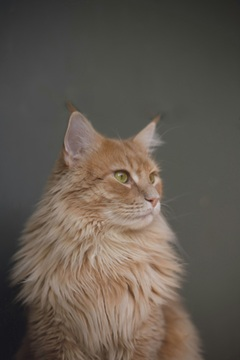
#> input picture Photos/cat.jpg, 240 x 360 px
$ python transformations.py
#> lines starting #> are read from the running program, lines starting #| are printed output that depends on the picture
import cv2 as cv
import numpy as np

img = cv.imread('Photos/cat.jpg')
#> img is the input picture: shape (360, 240, 3); mean B, G, R 79.5, 88.6, 97.3

#cv.imshow('Boston', img)

# Translation
def translate(img, x, y):
    transMat = np.float32([[1,0,x],[0,1,y]])
    dimensions = (img.shape[1], img.shape[0])
    return cv.warpAffine(img, transMat, dimensions)

translated = translate(img, 100,100)
#> in translate, `return cv.warpAffine(img, transMat, dimensions)`:
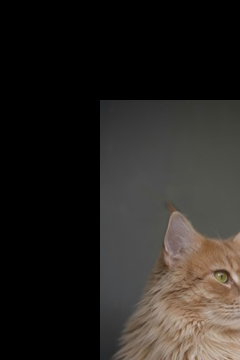
#> returned value: shape (360, 240, 3); mean of channels 0, 1, 2 33.9, 37.3, 40.8; drawn as B, G, R
#cv.imshow('Translated', translated)
#
# Rotation
def rotate(img, angle, rotPoint=None):
    (height, width) = img.shape[:2]
    if rotPoint is None:
        rotPoint = (width//2, height//2)
    rotMat = cv.getRotationMatrix2D(rotPoint, angle, 1.0)
    dimensions = (width, height)

    return cv.warpAffine(img, rotMat, dimensions)

# Resizing
resize = cv.resize(img, (500, 500), interpolation=cv.INTER_CUBIC )
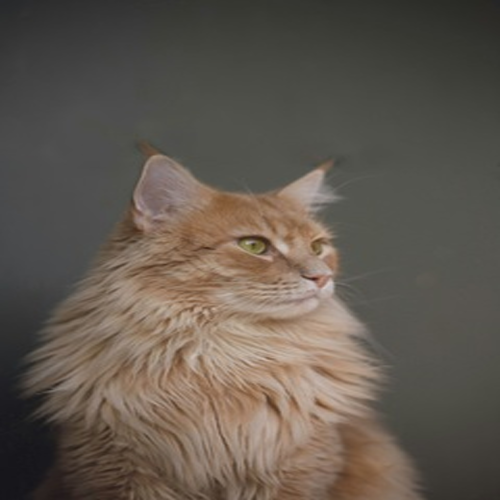
#> resize: shape (500, 500, 3); mean B, G, R 79.5, 88.6, 97.3
#cv.imshow('Resized', resize)

rotated = rotate(img, 45)
#> in rotate, `return cv.warpAffine(img, rotMat, dimensions)`:
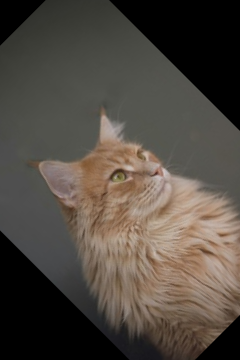
#> returned value: shape (360, 240, 3); mean of channels 0, 1, 2 65.4, 73.3, 80.9; drawn as B, G, R
#cv.imshow('Rotate', rotated)

# Flipping
flip = cv.flip(img, -1)
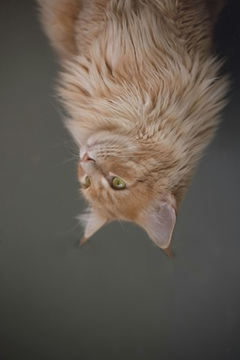
#> flip: shape (360, 240, 3); mean B, G, R 79.5, 88.6, 97.3
cv.imshow('Flip', flip)

# Cropping
cropped = img[100:150, 150:200]
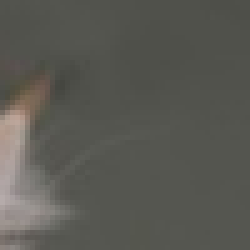
#> cropped: shape (50, 50, 3) (shown 5 times larger); mean B, G, R 83.2, 89.3, 89.7
cv.imshow('Cropped', cropped)
cv.waitKey(0)

$ run again, with Photos/city.jpg copied over Photos/cat.jpg
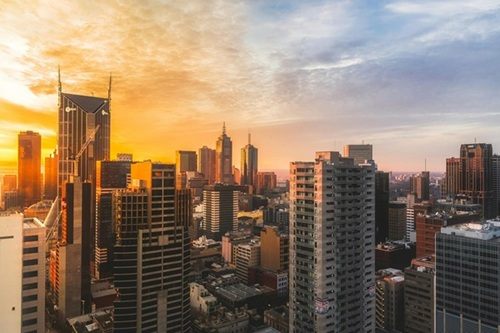
#> input picture Photos/city.jpg, 500 x 333 px
#> img is the input picture: shape (333, 500, 3); mean B, G, R 106.5, 127.5, 148.5
#> `flip = cv.flip(img, -1)`:
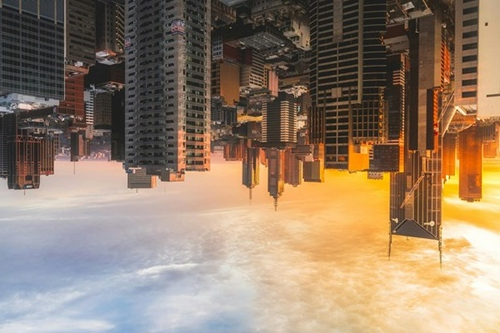
#> flip: shape (333, 500, 3); mean B, G, R 106.5, 127.5, 148.5
#> `cropped = img[100:150, 150:200]`:
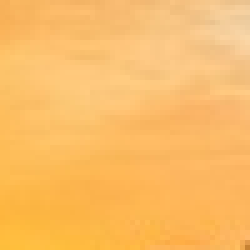
#> cropped: shape (50, 50, 3) (shown 5 times larger); mean B, G, R 102.2, 188.7, 251.5

$ run again, with Photos/squirrel.jpg copied over Photos/cat.jpg
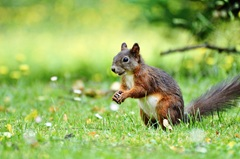
#> input picture Photos/squirrel.jpg, 240 x 159 px
#> img is the input picture: shape (159, 240, 3); mean B, G, R 96.2, 179.9, 151.5
#> `flip = cv.flip(img, -1)`:
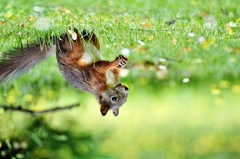
#> flip: shape (159, 240, 3); mean B, G, R 96.2, 179.9, 151.5
#> `cropped = img[100:150, 150:200]`:
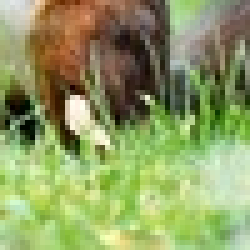
#> cropped: shape (50, 50, 3) (shown 5 times larger); mean B, G, R 98.5, 156.3, 142.9
